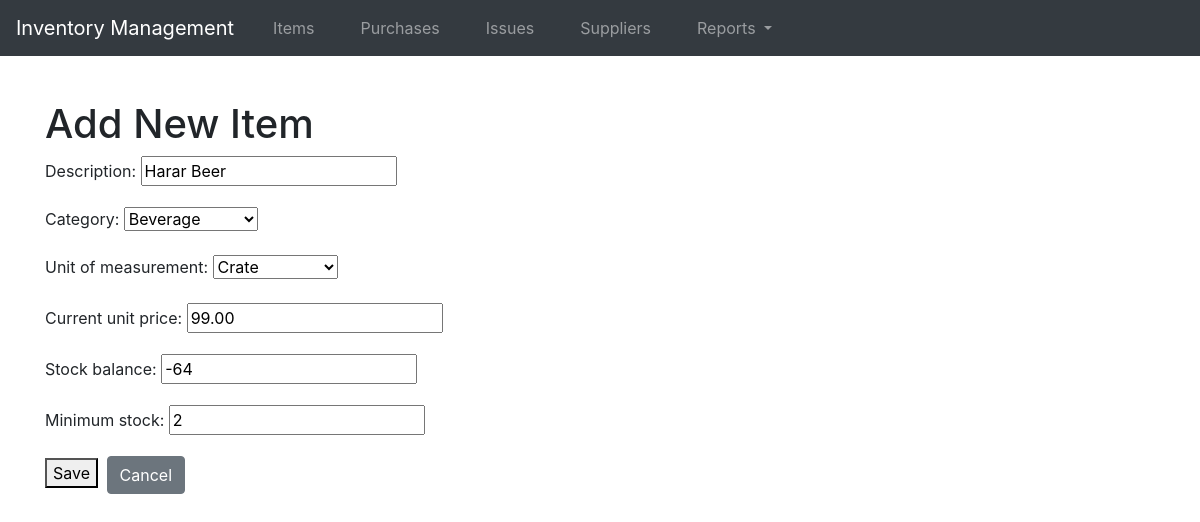
The app's page /items/1/edit/, older data.
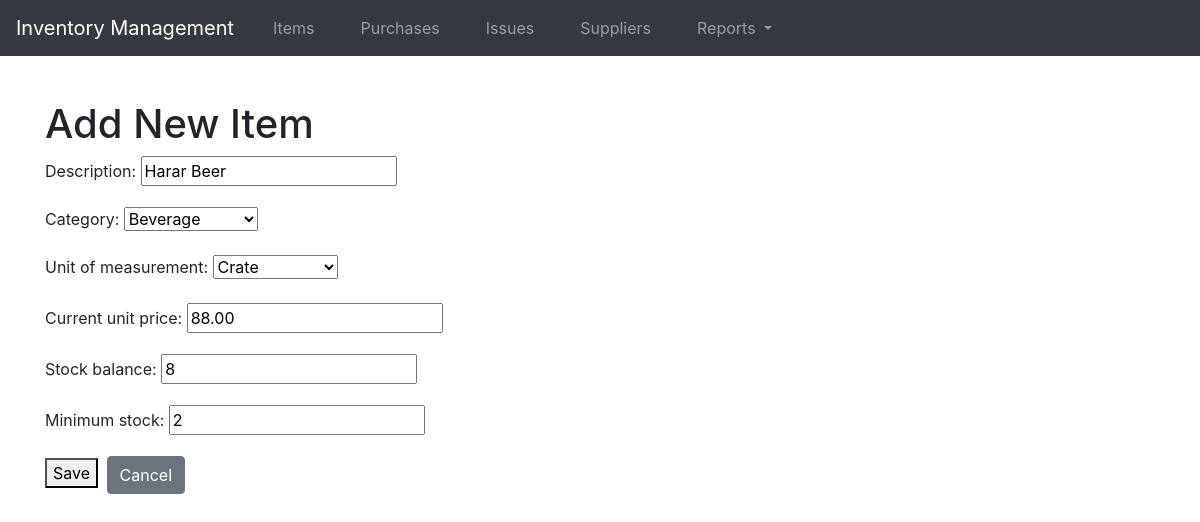
The same page, newer data.
### store/models.py (models this page shows, shortened)
class Item(models.Model):
    CATEGORY_CHOICES = [
        ('Beverage', 'Beverage'),
        ('Food Provision', 'Food Provision'),
        ('Sanitary', 'Sanitary'),
        ('Maintenance', 'Maintenance'),
        ('Service Aid', 'Service Aid'),
        ('Stationary', 'Stationary'),
        ('Sundry', 'Sundry'),
        ('Fresh Baazar', 'Fresh Baazar'),
    ]
    UNIT_OF_MEASUREMENT_CHOICES = [
        ('Piece', 'Piece'),
        ('Kilogram', 'Kilogram'),
        ('Gram', 'Gram'),
        ('Liter', 'Liter'),
        ('Milliliter', 'Milliliter'),
        ('Bottle', 'Bottle'),
        ('Crate', 'Crate'),
        ('Pack', 'Pack'),
        ('Box', 'Box'),
        ('Bag', 'Bag'),
        ('Dozen', 'Dozen'),
        ('Meter', 'Meter'),
        ('Centimeter', 'Centimeter'),
        ('Square Meter', 'Square Meter'),
        ('Cubic Meter', 'Cubic Meter'),
    ]
    description = models.CharField(max_length=255, db_index=True)
    category = models.CharField(max_length=50, choices=CATEGORY_CHOICES, db_index=True)
    unit_of_measurement = models.CharField(max_length=50, choices=UNIT_OF_MEASUREMENT_CHOICES)
    current_unit_price = models.DecimalField(max_digits=10, decimal_places=2)
    stock_balance = models.IntegerField()
    minimum_stock = models.IntegerField()

### store/views.py (the view)
# urls.py: path('items/<int:pk>/edit/', views.item_edit, name='item_edit'),
def item_edit(request, pk):
    item = get_object_or_404(Item, pk=pk)
    if request.method == 'POST':
        form = ItemForm(request.POST, instance=item)
        if form.is_valid():
            form.save()
            return redirect('item_list')
    else:
        form = ItemForm(instance=item)
    return render(request, 'store/item_form.html', {'form': form})

### store/forms.py
class ItemForm(forms.ModelForm):
    class Meta:
        model = Item
        fields = ['description', 'category', 'unit_of_measurement', 'current_unit_price', 'stock_balance', 'minimum_stock']

### store/templates/store/item_form.html (shortened to what this page needs)
{% extends 'base.html' %}
{% block content %}
<h1>Add New Item</h1>
<form method="post">
    {{ form.as_p }}
    <button type="submit">Save</button>
    <a href="{% url 'item_list' %}" class="btn btn-secondary" style="margin-left: 0.25em;">Cancel</a>
</form>
{% endblock %}

Row changes from the older to the newer data that the page shows:
changed Item "Harar Beer": current_unit_price "99.00" → "88.00"; stock_balance "-64" → "8"
